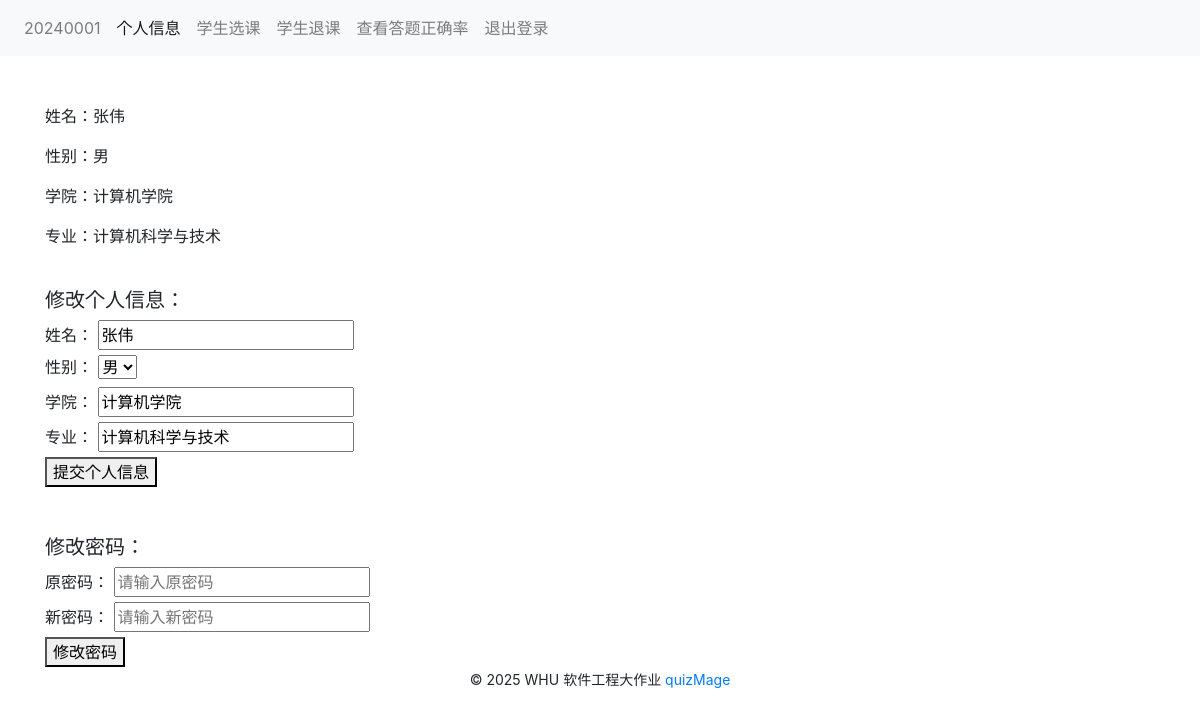
/student/20240001/account, run on the app's committed database.
### tables this page shows
CREATE TABLE "student" (
  "sno" INTEGER NOT NULL,
  "name" TEXT,
  "password" TEXT NOT NULL,
  "gender" char(2),
  "college" TEXT,
  "major" TEXT
);

### views/student_views.py (the view, shortened to what this page needs)
@student_bp.route('/<int:sno>/account', methods=['GET', 'POST'])
def student_account(sno):
    result, _ = get_sql("SELECT sno, name, password, gender, college, major FROM student WHERE sno='%s'" % sno)
    if not result:
        flash("学生信息不存在", "danger")
        return redirect(url_for("student_bp.profile", sno=sno))
    student_info = {
        'sno': result[0][0],
        'name': result[0][1],
        'password': result[0][2],  # 用于验证原密码
        'gender': result[0][3],
        'college': result[0][4],
        'major': result[0][5]
    }
    return render_template('student_account.html', **student_info)

### db_sqlite.py (called while the page is built)
def open_db():
    database = "./database.db"
    conn = sqlite3.connect(database)
    return conn

def get_sql(sql, conn=None):
    close_conn = False
    if conn is None:
        conn = open_db()
        close_conn = True
    cur = conn.cursor()
    cur.execute(sql)
    fields = [field[0] for field in cur.description]
    result = cur.fetchall()
    cur.close()
    if close_conn:
        close_db(conn)
    return result, fields

### templates/student_account.html (shortened to what this page needs)
{% extends 'student.html' %}
{% from 'bootstrap/form.html' import render_form %}
{% block content %}
    <br>
    <p>姓名：{{ name }}</p>
    <p>性别：{{ gender }}</p>
    <p>学院：{{ college }}</p>
    <p>专业：{{ major }}</p>
    <br>
    <h5>修改个人信息：</h5>
    <form method="POST" action="{{ url_for('student_bp.student_account', sno=sno) }}">
        <div>
            <label for="name">姓名：</label>
            <input type="text" name="name" value="{{ name }}" required>
        </div>
        <div>
            <label for="gender">性别：</label>
            <select name="gender" required>
                <option value="男" {% if gender == '男' %}selected{% endif %}>男</option>
            </select>
        </div>
        <div>
            <label for="college">学院：</label>
            <input type="text" name="college" value="{{ college }}" required>
        </div>
        <div>
            <label for="major">专业：</label>
            <input type="text" name="major" value="{{ major }}" required>
        </div>
        <button type="submit" name="action" value="update_info">提交个人信息</button>
    </form>
    <br><br>
    <h5>修改密码：</h5>
    <form method="POST" action="{{ url_for('student_bp.student_account', sno=sno) }}">
        <div>
            <label>原密码：</label>
            <input type="password" name="secret" placeholder="请输入原密码" required>
        </div>
        <div>
            <label>新密码：</label>
            <input type="password" name="password" placeholder="请输入新密码" required>
        </div>
        <button type="submit" name="action" value="update_password">修改密码</button>
    </form>
{% endblock %}

### templates/student.html
{% extends 'base.html' %}
{% from 'bootstrap/nav.html' import render_nav_item %}
{% block head %}
    {{ render_nav_item('student_bp.profile', sno, sno=sno) }}
    {{ render_nav_item('student_bp.student_account', '个人信息', sno=sno) }}
    {{ render_nav_item('student_bp.student_course_select', '学生选课', sno=sno) }}
    {{ render_nav_item('student_bp.student_course_delete', '学生退课', sno=sno) }}
    {{ render_nav_item('student_bp.student_accuracy', '查看答题正确率', sno=sno) }}
    {{ render_nav_item('login_bp.index', '退出登录') }}
{% endblock %}

### data on the page
student: sno "20240001", sno "个人信息", sno "学生选课", sno "学生退课", sno "查看答题正确率", name "张伟", college "计算机学院", major "计算机科学与技术"

### other printed values
{{ render_nav_item('login_bp.index', '退出登录') }} "退出登录"
{{ gender }} "男"
